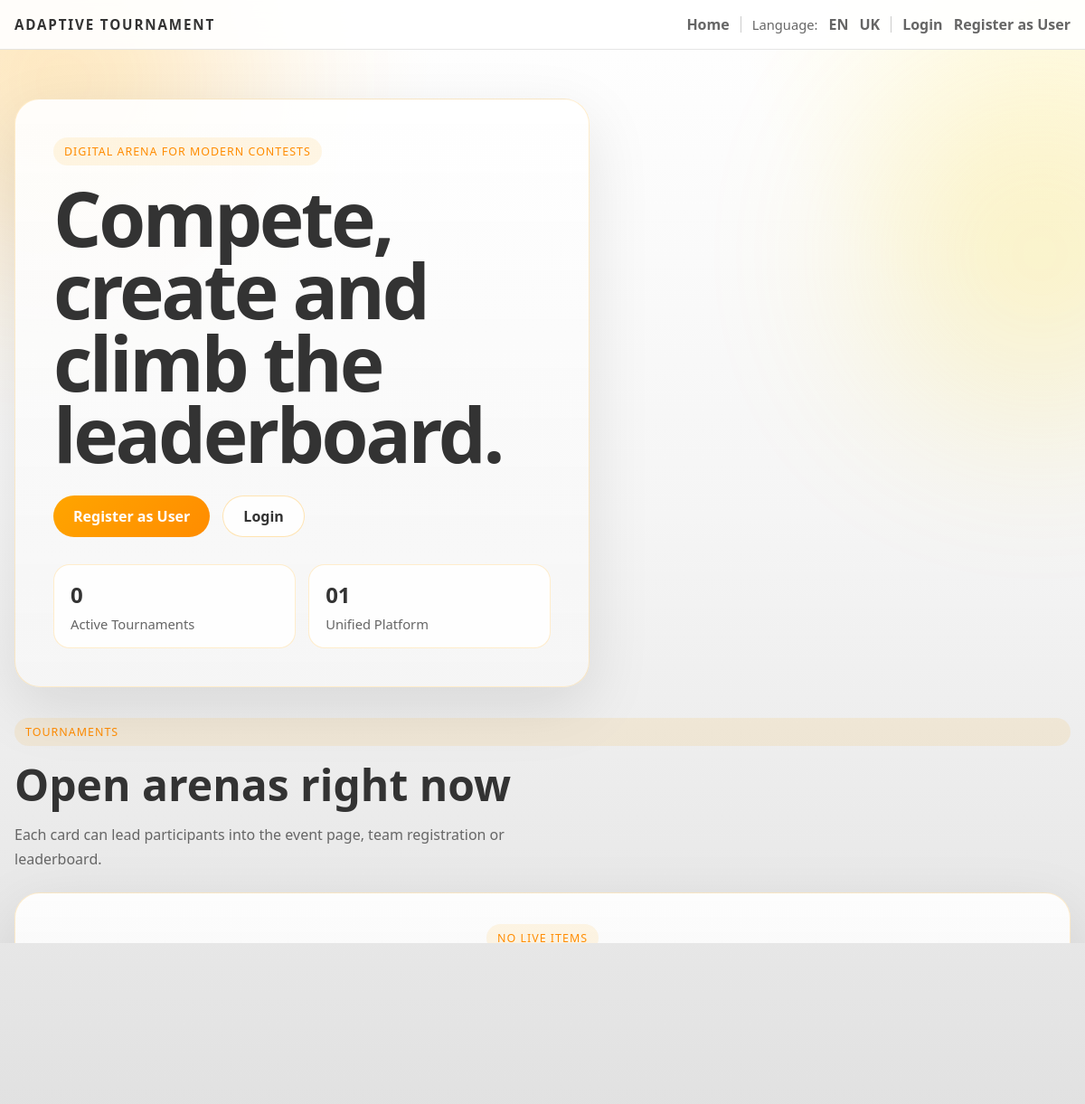
Before: / with the older database file.
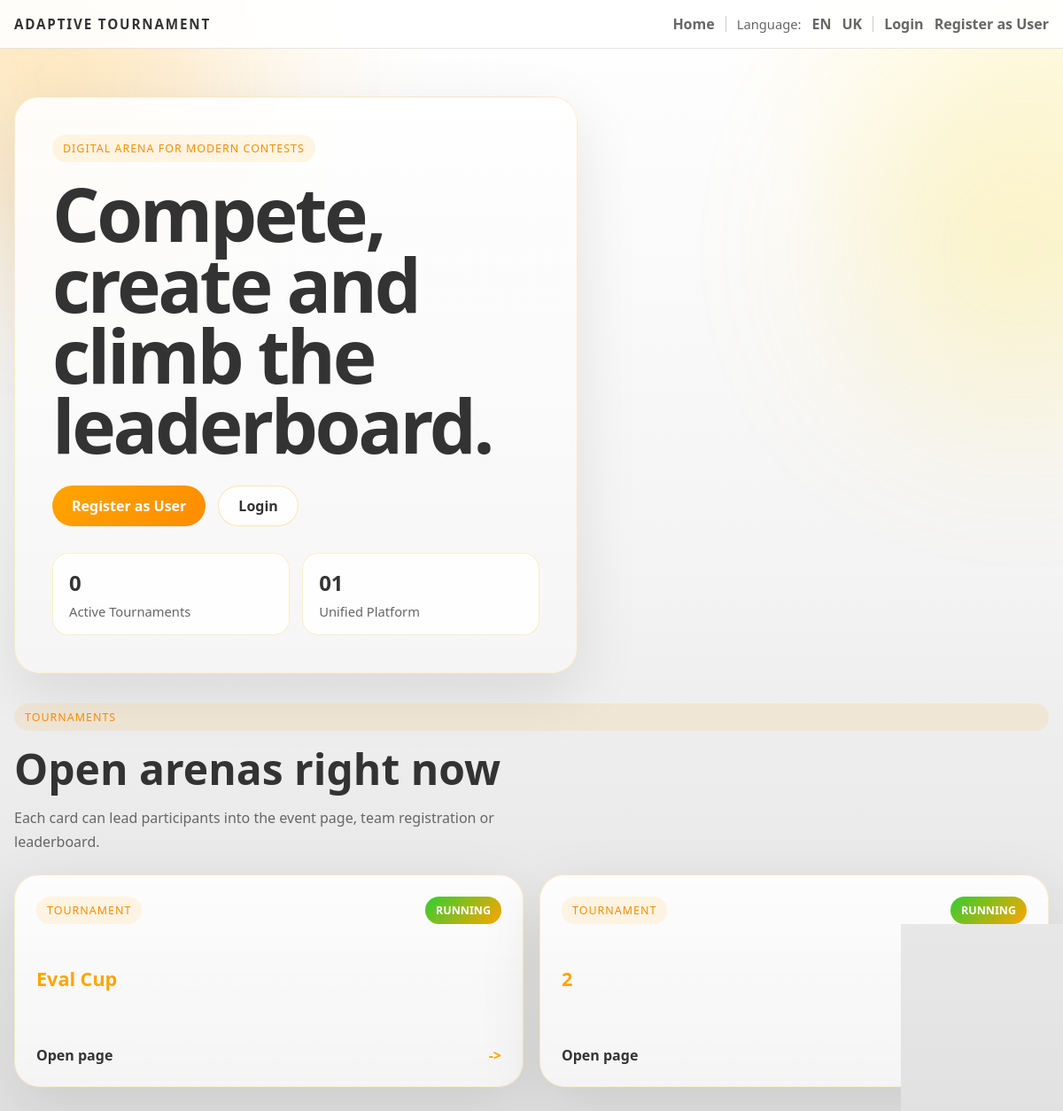
After: the same page with the newer database file.
### backend/models.py (models this page shows)
class Tournament(db.Model):
    id = db.Column(db.Integer, primary_key=True)
    name = db.Column(db.String(200), nullable=False)
    description = db.Column(db.Text)
    max_teams = db.Column(db.Integer)
    status = db.Column(db.String(30), default="Draft")
    rounds = db.relationship('Round', backref='tournament', lazy=True)

### backend/tournaments.py (the view)
def index():
    tournaments = Tournament.query.all()
    registration_tournaments_count = Tournament.query.filter(
        or_(
            Tournament.status.ilike('%register%'),
            Tournament.status.ilike('%registration%')
        )
    ).count()
    return render_template(
        'index.html',
        tournaments=tournaments,
        registration_tournaments_count=registration_tournaments_count
    )

### backend/app.py (called while the page is built)
@app.context_processor
def inject_user_processor():
    return inject_user()

@app.context_processor
def translation_processor():
    return translation()

### backend/app_helpers.py (called while the page is built)
def get_current_user():
    uid = session.get('user_id')
    if uid:
        return db.session.get(User, uid)
    return None

def inject_user():
    return {'get_current_user': get_current_user}

def translation():
    lang = session.get('language', 'en')
    def t(key, **kwargs):
        return get_text(key, lang, **kwargs)
    return {
        't': t,
        'lang': lang,
        'supported_languages': list(TRANSLATIONS.keys())
    }

### backend/translations.py (called while the page is built)
def get_text(key, lang='en', **kwargs):
    if lang not in TRANSLATIONS:
        lang = 'en'
    text = TRANSLATIONS[lang].get(key, TRANSLATIONS['en'].get(key, key))
    if kwargs:
        try:
            return text.format(**kwargs)
        except Exception:
            return text
    return text

### templates/index.html
{% extends 'base.html' %}
{% block head %}
  <link rel="stylesheet" href="/static/css/index.css">
{% endblock %}
{% block content %}
  <section class="hero-section">
    <div class="hero-copy">
      <div class="eyebrow">{{ t('digital_arena_eyebrow') }}</div>
      <h1 class="hero-title">{{ t('hero_title') }}</h1>
      <div class="hero-actions">
        <a href="/register" class="primary-button">{{ t('register') }}</a>
        <a href="/login" class="secondary-button">{{ t('login') }}</a>
      </div>
      <div class="hero-stats">
        <div class="stat-chip">
          <span class="stat-value">{{ registration_tournaments_count }}</span>
          <span class="stat-label">{{ t('active_tournaments') }}</span>
        </div>
        <div class="stat-chip">
          <span class="stat-value">01</span>
          <span class="stat-label">{{ t('unified_platform') }}</span>
        </div>
      </div>
    </div>
  </section>
  <section class="tournaments-section">
    <div class="section-heading">
      <span class="section-kicker">{{ t('tournaments') }}</span>
      <h2>{{ t('open_arenas_title') }}</h2>
      <p>{{ t('open_arenas_text') }}</p>
    </div>
    <div class="tournaments-grid">
      {% for t_item in tournaments %}
        <a href="/tournament/{{t_item.id}}" class="tournament-link">
          <article class="tournament-card">
            <div class="tournament-topline">
              <span class="tournament-pill">{{ t('tournament_card_label') }}</span>
              <span class="status-badge">{{t_item.status}}</span>
            </div>
            <h3 class="tournament-name">{{t_item.name}}</h3>
            <div class="tournament-footer">
              <span>{{ t('open_page') }}</span>
              <span class="arrow-mark">-></span>
            </div>
          </article>
        </a>
      {% else %}
        <div class="empty-state">
          <div class="empty-state-box">
            <span class="section-kicker">{{ t('no_live_items') }}</span>
            <h3>{{ t('no_tournaments') }}</h3>
            <p>{{ t('create_first_contest') }}</p>
          </div>
        </div>
      {% endfor %}
    </div>
  </section>
{% endblock %}

Changed rows visible on the page:
added Tournament: t "TOURNAMENT", status "RUNNING", name "Eval Cup", t "Open page"
added Tournament: t "TOURNAMENT", status "RUNNING", name "2", t "Open page"
Other visible differences:
{{ t('no_live_items') }}: "NO LIVE ITEMS" → (not shown)
